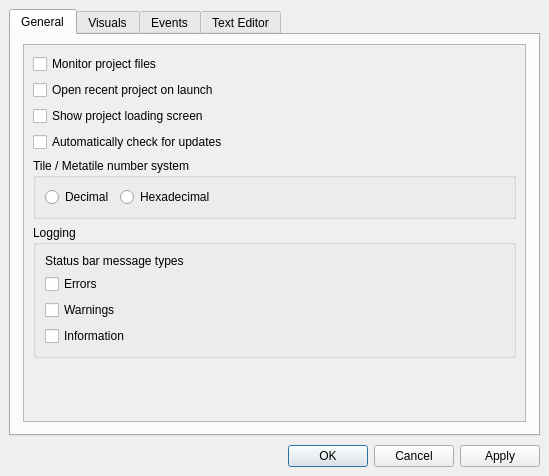
<?xml version="1.0" encoding="UTF-8"?>
<ui version="4.0">
 <class>PreferenceEditor</class>
 <widget class="QMainWindow" name="PreferenceEditor">
  <property name="geometry">
   <rect>
    <x>0</x>
    <y>0</y>
    <width>549</width>
    <height>476</height>
   </rect>
  </property>
  <property name="windowTitle">
   <string>Preferences</string>
  </property>
  <widget class="QWidget" name="centralwidget">
   <layout class="QVBoxLayout" name="verticalLayout">
    <property name="spacing">
     <number>9</number>
    </property>
    <item>
     <widget class="QTabWidget" name="tabWidget">
      <property name="currentIndex">
       <number>0</number>
      </property>
      <widget class="QWidget" name="tab_General">
       <attribute name="title">
        <string>General</string>
       </attribute>
       <layout class="QVBoxLayout" name="verticalLayout_5">
        <property name="leftMargin">
         <number>12</number>
        </property>
        <property name="rightMargin">
         <number>12</number>
        </property>
        <property name="bottomMargin">
         <number>12</number>
        </property>
        <item>
         <widget class="QScrollArea" name="scrollArea_General">
          <property name="widgetResizable">
           <bool>true</bool>
          </property>
          <widget class="QWidget" name="scrollAreaWidgetContents">
           <property name="geometry">
            <rect>
             <x>0</x>
             <y>0</y>
             <width>493</width>
             <height>374</height>
            </rect>
           </property>
           <layout class="QVBoxLayout" name="verticalLayout_6">
            <item>
             <layout class="QFormLayout" name="formLayout">
              <item row="0" column="0" colspan="2">
               <widget class="QCheckBox" name="checkBox_MonitorProjectFiles">
                <property name="toolTip">
                 <string>&lt;html&gt;&lt;head/&gt;&lt;body&gt;&lt;p&gt;If checked, a prompt to reload your project will appear if relevant project files are edited&lt;/p&gt;&lt;/body&gt;&lt;/html&gt;</string>
                </property>
                <property name="text">
                 <string>Monitor project files</string>
                </property>
               </widget>
              </item>
              <item row="1" column="0" colspan="2">
               <widget class="QCheckBox" name="checkBox_OpenRecentProject">
                <property name="toolTip">
                 <string>&lt;html&gt;&lt;head/&gt;&lt;body&gt;&lt;p&gt;If checked, Porymap will automatically open your most recently opened project on startup&lt;/p&gt;&lt;/body&gt;&lt;/html&gt;</string>
                </property>
                <property name="text">
                 <string>Open recent project on launch</string>
                </property>
               </widget>
              </item>
              <item row="2" column="0" colspan="2">
               <widget class="QCheckBox" name="checkBox_ShowProjectLoadingScreen">
                <property name="toolTip">
                 <string>&lt;html&gt;&lt;head/&gt;&lt;body&gt;&lt;p&gt;If checked, a loading screen with progress information will appear when a project is opened.&lt;/p&gt;&lt;/body&gt;&lt;/html&gt;</string>
                </property>
                <property name="text">
                 <string>Show project loading screen</string>
                </property>
               </widget>
              </item>
              <item row="3" column="0" colspan="2">
               <widget class="QCheckBox" name="checkBox_CheckForUpdates">
                <property name="toolTip">
                 <string>&lt;html&gt;&lt;head/&gt;&lt;body&gt;&lt;p&gt;If checked, Porymap will automatically alert you on startup if a new release is available&lt;/p&gt;&lt;/body&gt;&lt;/html&gt;</string>
                </property>
                <property name="text">
                 <string>Automatically check for updates</string>
                </property>
               </widget>
              </item>
             </layout>
            </item>
            <item>
             <widget class="QGroupBox" name="groupBox_TileMetatileNumberSystem">
              <property name="title">
               <string>Tile / Metatile number system</string>
              </property>
              <layout class="QHBoxLayout" name="horizontalLayout">
               <item>
                <widget class="QRadioButton" name="radioButton_Decimal">
                 <property name="toolTip">
                  <string>&lt;html&gt;&lt;head/&gt;&lt;body&gt;&lt;p&gt;If checked, tile IDs and metatile IDs will be displayed in decimal.&lt;/p&gt;&lt;/body&gt;&lt;/html&gt;</string>
                 </property>
                 <property name="text">
                  <string>Decimal</string>
                 </property>
                </widget>
               </item>
               <item>
                <widget class="QRadioButton" name="radioButton_Hexadecimal">
                 <property name="toolTip">
                  <string>&lt;html&gt;&lt;head/&gt;&lt;body&gt;&lt;p&gt;If checked, tile IDs and metatile IDs will be displayed in hexadecimal.&lt;/p&gt;&lt;/body&gt;&lt;/html&gt;</string>
                 </property>
                 <property name="text">
                  <string>Hexadecimal</string>
                 </property>
                </widget>
               </item>
               <item>
                <spacer name="horizontalSpacer">
                 <property name="orientation">
                  <enum>Qt::Orientation::Horizontal</enum>
                 </property>
                 <property name="sizeHint" stdset="0">
                  <size>
                   <width>40</width>
                   <height>20</height>
                  </size>
                 </property>
                </spacer>
               </item>
              </layout>
             </widget>
            </item>
            <item>
             <widget class="QGroupBox" name="groupBox_Logging">
              <property name="title">
               <string>Logging</string>
              </property>
              <layout class="QVBoxLayout" name="verticalLayout_2">
               <item>
                <widget class="QLabel" name="label_StatusMessages">
                 <property name="text">
                  <string>Status bar message types</string>
                 </property>
                </widget>
               </item>
               <item>
                <widget class="QCheckBox" name="checkBox_StatusErrors">
                 <property name="text">
                  <string>Errors</string>
                 </property>
                </widget>
               </item>
               <item>
                <widget class="QCheckBox" name="checkBox_StatusWarnings">
                 <property name="text">
                  <string>Warnings</string>
                 </property>
                </widget>
               </item>
               <item>
                <widget class="QCheckBox" name="checkBox_StatusInformation">
                 <property name="text">
                  <string>Information</string>
                 </property>
                </widget>
               </item>
              </layout>
             </widget>
            </item>
            <item>
             <spacer name="verticalSpacer_5">
              <property name="orientation">
               <enum>Qt::Orientation::Vertical</enum>
              </property>
              <property name="sizeHint" stdset="0">
               <size>
                <width>20</width>
                <height>40</height>
               </size>
              </property>
             </spacer>
            </item>
           </layout>
          </widget>
         </widget>
        </item>
       </layout>
      </widget>
      <widget class="QWidget" name="tab_Visuals">
       <attribute name="title">
        <string>Visuals</string>
       </attribute>
       <layout class="QVBoxLayout" name="verticalLayout_9">
        <item>
         <widget class="QScrollArea" name="scrollArea_Visuals">
          <property name="widgetResizable">
           <bool>true</bool>
          </property>
          <widget class="QWidget" name="scrollAreaWidgetContents_Visuals">
           <property name="geometry">
            <rect>
             <x>0</x>
             <y>0</y>
             <width>477</width>
             <height>366</height>
            </rect>
           </property>
           <layout class="QVBoxLayout" name="verticalLayout_8">
            <item>
             <layout class="QFormLayout" name="formLayout_2">
              <item row="0" column="0">
               <widget class="QLabel" name="label_ApplicationTheme">
                <property name="text">
                 <string>Application Theme</string>
                </property>
               </widget>
              </item>
              <item row="0" column="1">
               <widget class="NoScrollComboBox" name="comboBox_ApplicationTheme"/>
              </item>
              <item row="1" column="0">
               <widget class="QLabel" name="label_ColorSpace">
                <property name="text">
                 <string>Image Export Color Space</string>
                </property>
               </widget>
              </item>
              <item row="1" column="1">
               <widget class="NoScrollComboBox" name="comboBox_ColorSpace">
                <property name="toolTip">
                 <string>&lt;html&gt;&lt;head/&gt;&lt;body&gt;&lt;p&gt;The color space to use for exported images. If &amp;quot;---&amp;quot; is set, no color space will be used for the exported image. For details on each color space, see Qt's manual page for QColorSpace.&lt;/p&gt;&lt;/body&gt;&lt;/html&gt;</string>
                </property>
               </widget>
              </item>
             </layout>
            </item>
            <item>
             <widget class="QGroupBox" name="groupBox_Fonts">
              <property name="title">
               <string>Fonts</string>
              </property>
              <layout class="QGridLayout" name="gridLayout_3">
               <item row="0" column="0">
                <widget class="QLabel" name="label_ApplicationFont">
                 <property name="text">
                  <string>Application Font</string>
                 </property>
                </widget>
               </item>
               <item row="2" column="2">
                <widget class="QPushButton" name="pushButton_ResetMapListFont">
                 <property name="text">
                  <string>Reset</string>
                 </property>
                </widget>
               </item>
               <item row="2" column="0">
                <widget class="QLabel" name="label_MapListFont">
                 <property name="text">
                  <string>Map List Font</string>
                 </property>
                </widget>
               </item>
               <item row="0" column="1">
                <widget class="QPushButton" name="pushButton_CustomizeApplicationFont">
                 <property name="text">
                  <string>Customize...</string>
                 </property>
                </widget>
               </item>
               <item row="2" column="1">
                <widget class="QPushButton" name="pushButton_CustomizeMapListFont">
                 <property name="text">
                  <string>Customize...</string>
                 </property>
                </widget>
               </item>
               <item row="0" column="3">
                <spacer name="horizontalSpacer_2">
                 <property name="orientation">
                  <enum>Qt::Orientation::Horizontal</enum>
                 </property>
                 <property name="sizeHint" stdset="0">
                  <size>
                   <width>40</width>
                   <height>20</height>
                  </size>
                 </property>
                </spacer>
               </item>
               <item row="0" column="2">
                <widget class="QPushButton" name="pushButton_ResetApplicationFont">
                 <property name="text">
                  <string>Reset</string>
                 </property>
                </widget>
               </item>
              </layout>
             </widget>
            </item>
            <item>
             <spacer name="verticalSpacer_7">
              <property name="orientation">
               <enum>Qt::Orientation::Vertical</enum>
              </property>
              <property name="sizeHint" stdset="0">
               <size>
                <width>20</width>
                <height>40</height>
               </size>
              </property>
             </spacer>
            </item>
           </layout>
          </widget>
         </widget>
        </item>
       </layout>
      </widget>
      <widget class="QWidget" name="tab_Events">
       <attribute name="title">
        <string>Events</string>
       </attribute>
       <layout class="QVBoxLayout" name="verticalLayout_3">
        <property name="leftMargin">
         <number>12</number>
        </property>
        <property name="rightMargin">
         <number>12</number>
        </property>
        <property name="bottomMargin">
         <number>12</number>
        </property>
        <item>
         <widget class="QCheckBox" name="checkBox_DisableEventWarning">
          <property name="toolTip">
           <string>&lt;html&gt;&lt;head/&gt;&lt;body&gt;&lt;p&gt;If checked, no warning will be shown when deleting an event that has an associated #define that may also be deleted.&lt;/p&gt;&lt;/body&gt;&lt;/html&gt;</string>
          </property>
          <property name="text">
           <string>Disable warning when deleting events with IDs</string>
          </property>
         </widget>
        </item>
        <item>
         <widget class="QGroupBox" name="groupBox_ScriptAutocomplete">
          <property name="title">
           <string>Script label autocomplete</string>
          </property>
          <layout class="QVBoxLayout" name="verticalLayout_7">
           <item>
            <widget class="QRadioButton" name="radioButton_AutocompleteAllScripts">
             <property name="toolTip">
              <string>&lt;html&gt;&lt;head/&gt;&lt;body&gt;&lt;p&gt;If checked, the list of suggestions when typing in an Event's Script field will include all global script labels in the project. This is the slowest option for Porymap's project opening.&lt;/p&gt;&lt;/body&gt;&lt;/html&gt;</string>
             </property>
             <property name="text">
              <string>All possible scripts</string>
             </property>
            </widget>
           </item>
           <item>
            <widget class="QRadioButton" name="radioButton_AutocompleteCommonScripts">
             <property name="toolTip">
              <string>&lt;html&gt;&lt;head/&gt;&lt;body&gt;&lt;p&gt;If checked, the list of suggestions when typing in an Event's Script field will include script labels from the current map's scripts file, scripts in-use by the map's other events, and all script files in the &lt;span style=&quot; font-family:'SFMono-Regular','Menlo','Monaco','Consolas','Liberation Mono','Courier New','Courier','monospace'; font-size:11px; color:#e74c3c; background-color:#ffffff;&quot;&gt;data_scripts_folders &lt;/span&gt;folder.&lt;/p&gt;&lt;/body&gt;&lt;/html&gt;</string>
             </property>
             <property name="text">
              <string>Current map, and global script files</string>
             </property>
            </widget>
           </item>
           <item>
            <widget class="QRadioButton" name="radioButton_AutocompleteMapScripts">
             <property name="toolTip">
              <string>&lt;html&gt;&lt;head/&gt;&lt;body&gt;&lt;p&gt;If checked, the list of suggestions when typing in an Event's Script field will only include script labels from the current map's scripts file and scripts in-use by the map's other events. This is the fastest option for Porymap's project opening.&lt;/p&gt;&lt;/body&gt;&lt;/html&gt;</string>
             </property>
             <property name="text">
              <string>Current map only</string>
             </property>
            </widget>
           </item>
          </layout>
         </widget>
        </item>
        <item>
         <widget class="QGroupBox" name="groupBox_EventSelectionMode">
          <property name="title">
           <string>Selection Mode</string>
          </property>
          <layout class="QVBoxLayout" name="verticalLayout_EventSelectionMode">
           <item>
            <widget class="QRadioButton" name="radioButton_OnSprite">
             <property name="toolTip">
              <string>&lt;html&gt;&lt;head/&gt;&lt;body&gt;&lt;p&gt;If enabled, an event can be selected by clicking directly on the opaque pixels of its sprite. This may be preferable when events are overlapping.&lt;/p&gt;&lt;/body&gt;&lt;/html&gt;</string>
             </property>
             <property name="text">
              <string>Select by clicking on sprite</string>
             </property>
            </widget>
           </item>
           <item>
            <widget class="QRadioButton" name="radioButton_WithinRect">
             <property name="toolTip">
              <string>&lt;html&gt;&lt;head/&gt;&lt;body&gt;&lt;p&gt;If enabled, an event can be selected by clicking anywhere within its sprite dimensions. This may be preferable for events with small or mostly transparent sprites.&lt;/p&gt;&lt;/body&gt;&lt;/html&gt;</string>
             </property>
             <property name="text">
              <string>Select by clicking within bounding rectangle</string>
             </property>
            </widget>
           </item>
          </layout>
         </widget>
        </item>
        <item>
         <spacer name="verticalSpacer_3">
          <property name="orientation">
           <enum>Qt::Orientation::Vertical</enum>
          </property>
          <property name="sizeHint" stdset="0">
           <size>
            <width>20</width>
            <height>40</height>
           </size>
          </property>
         </spacer>
        </item>
       </layout>
      </widget>
      <widget class="QWidget" name="tab_TextEditor">
       <attribute name="title">
        <string>Text Editor</string>
       </attribute>
       <layout class="QVBoxLayout" name="verticalLayout_4">
        <property name="leftMargin">
         <number>12</number>
        </property>
        <property name="rightMargin">
         <number>12</number>
        </property>
        <property name="bottomMargin">
         <number>12</number>
        </property>
        <item>
         <widget class="QScrollArea" name="scrollArea_TextEditor">
          <property name="frameShape">
           <enum>QFrame::Shape::NoFrame</enum>
          </property>
          <property name="widgetResizable">
           <bool>true</bool>
          </property>
          <widget class="QWidget" name="scrollAreaWidgetContents_TextEditor">
           <property name="geometry">
            <rect>
             <x>0</x>
             <y>0</y>
             <width>495</width>
             <height>376</height>
            </rect>
           </property>
           <layout class="QGridLayout" name="gridLayout_2">
            <property name="sizeConstraint">
             <enum>QLayout::SizeConstraint::SetMinimumSize</enum>
            </property>
            <item row="6" column="0" colspan="2">
             <widget class="QLabel" name="label_TextEditorGotoLineHelp">
              <property name="text">
               <string>&lt;html&gt;&lt;head/&gt;&lt;body&gt;&lt;p&gt;When this command is set a button will appear next to the &lt;span style=&quot; font-weight:600; font-style:italic;&quot;&gt;Script&lt;/span&gt; combo-box in the &lt;span style=&quot; font-weight:600; font-style:italic;&quot;&gt;Events&lt;/span&gt; tab which executes this command.&lt;span style=&quot; font-weight:600;&quot;&gt; %F&lt;/span&gt; will be substituted with the file path of the script and &lt;span style=&quot; font-weight:600;&quot;&gt;%L&lt;/span&gt; will be substituted with the line number of the script in that file. &lt;span style=&quot; font-weight:600;&quot;&gt;%F &lt;/span&gt;&lt;span style=&quot; font-style:italic;&quot;&gt;must&lt;/span&gt; be given if &lt;span style=&quot; font-weight:600;&quot;&gt;%L&lt;/span&gt; is given. If &lt;span style=&quot; font-weight:600;&quot;&gt;%F&lt;/span&gt; is &lt;span style=&quot; font-style:italic;&quot;&gt;not&lt;/span&gt; given then the script's file path will be added to the end of the command. If the script can't be found then the current map's scripts file is opened.&lt;/p&gt;&lt;/body&gt;&lt;/html&gt;</string>
              </property>
              <property name="alignment">
               <set>Qt::AlignmentFlag::AlignLeading|Qt::AlignmentFlag::AlignLeft|Qt::AlignmentFlag::AlignTop</set>
              </property>
              <property name="wordWrap">
               <bool>true</bool>
              </property>
             </widget>
            </item>
            <item row="5" column="0">
             <widget class="QLabel" name="label_TextEditorGotoLine">
              <property name="text">
               <string>Goto Line Command</string>
              </property>
             </widget>
            </item>
            <item row="0" column="1">
             <widget class="QLineEdit" name="lineEdit_TextEditorOpenFolder">
              <property name="toolTip">
               <string>&lt;html&gt;&lt;head/&gt;&lt;body&gt;&lt;p&gt;The shell command for your preferred text editor (possibly an absolute path if the program doesn't exist in your PATH).&lt;/p&gt;&lt;/body&gt;&lt;/html&gt;</string>
              </property>
              <property name="placeholderText">
               <string>e.g. code %D</string>
              </property>
              <property name="clearButtonEnabled">
               <bool>true</bool>
              </property>
             </widget>
            </item>
            <item row="1" column="0" colspan="2">
             <widget class="QLabel" name="label_TextEditorOpenFolderHelp">
              <property name="text">
               <string>&lt;html&gt;&lt;head/&gt;&lt;body&gt;&lt;p&gt;This is the command that is executed when clicking &lt;span style=&quot; font-weight:600; font-style:italic;&quot;&gt;Open Project in Text Editor&lt;/span&gt; in the &lt;span style=&quot; font-weight:600; font-style:italic;&quot;&gt;Tools&lt;/span&gt; menu. &lt;span style=&quot; font-weight:600;&quot;&gt;%D&lt;/span&gt; will be substituted with the project's root directory. If &lt;span style=&quot; font-weight:600;&quot;&gt;%D&lt;/span&gt; is &lt;span style=&quot; font-style:italic;&quot;&gt;not&lt;/span&gt; specified then the project directory will be added to the end of the command.&lt;/p&gt;&lt;/body&gt;&lt;/html&gt;</string>
              </property>
              <property name="alignment">
               <set>Qt::AlignmentFlag::AlignLeading|Qt::AlignmentFlag::AlignLeft|Qt::AlignmentFlag::AlignTop</set>
              </property>
              <property name="wordWrap">
               <bool>true</bool>
              </property>
             </widget>
            </item>
            <item row="0" column="0">
             <widget class="QLabel" name="label_TextEditorOpenFolder">
              <property name="text">
               <string>Open Directory Command</string>
              </property>
             </widget>
            </item>
            <item row="5" column="1">
             <widget class="QLineEdit" name="lineEdit_TextEditorGotoLine">
              <property name="toolTip">
               <string>&lt;html&gt;&lt;head/&gt;&lt;body&gt;&lt;p&gt;The shell command for your preferred text editor to open a file to a specific line number (possibly an absolute path if the program doesn't exist in your PATH).&lt;/p&gt;&lt;/body&gt;&lt;/html&gt;</string>
              </property>
              <property name="placeholderText">
               <string>e.g. code --goto %F:%L</string>
              </property>
              <property name="clearButtonEnabled">
               <bool>true</bool>
              </property>
             </widget>
            </item>
            <item row="2" column="0" colspan="2">
             <spacer name="verticalSpacer_2">
              <property name="orientation">
               <enum>Qt::Orientation::Vertical</enum>
              </property>
              <property name="sizeType">
               <enum>QSizePolicy::Policy::Fixed</enum>
              </property>
              <property name="sizeHint" stdset="0">
               <size>
                <width>20</width>
                <height>15</height>
               </size>
              </property>
             </spacer>
            </item>
            <item row="7" column="0" colspan="2">
             <spacer name="verticalSpacer">
              <property name="orientation">
               <enum>Qt::Orientation::Vertical</enum>
              </property>
              <property name="sizeHint" stdset="0">
               <size>
                <width>20</width>
                <height>40</height>
               </size>
              </property>
             </spacer>
            </item>
           </layout>
          </widget>
         </widget>
        </item>
       </layout>
      </widget>
     </widget>
    </item>
    <item>
     <widget class="QDialogButtonBox" name="buttonBox">
      <property name="standardButtons">
       <set>QDialogButtonBox::StandardButton::Apply|QDialogButtonBox::StandardButton::Cancel|QDialogButtonBox::StandardButton::Ok</set>
      </property>
     </widget>
    </item>
   </layout>
  </widget>
 </widget>
 <customwidgets>
  <customwidget>
   <class>NoScrollComboBox</class>
   <extends>QComboBox</extends>
   <header>noscrollwidgets.h</header>
  </customwidget>
 </customwidgets>
 <resources/>
 <connections/>
</ui>
